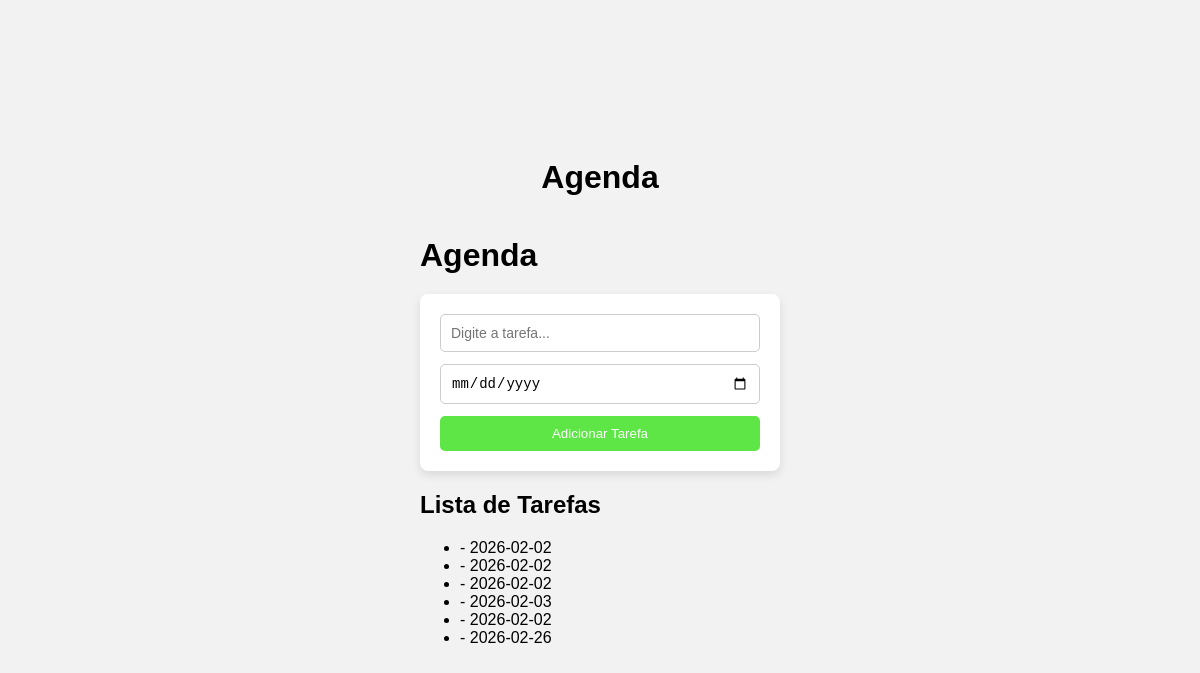
Page /agenda on the earlier database version.
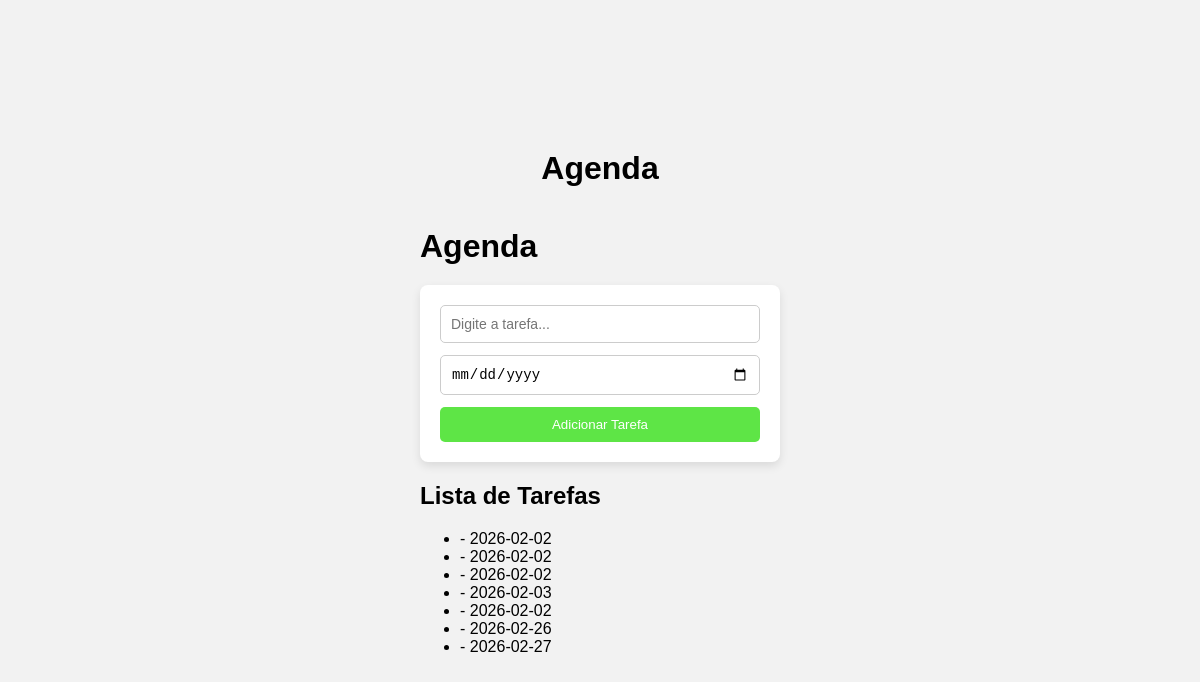
Same page on the later database version.
### tables this page shows
CREATE TABLE tarefas (
            id INTEGER PRIMARY KEY AUTOINCREMENT,
            titulo_tarefa TEXT NOT NULL,
            data_conclusao TEXT);

### app.py (the view)
@app.route('/agenda', methods=['GET','POST'])
def agenda():
    tarefas = None
    if request.method == 'POST':
        titulo_tarefa = request.form['titulo-tarefa']
        data_conclusao = request.form['data-conclusao']
        tarefa = Tarefa(titulo_tarefa, data_conclusao)
        tarefa.salvar_tarefa()
    tarefas = Tarefa.obter_tarefas()
    return render_template('agenda.html', titulo='Agenda', tarefas=tarefas)

### models/database.py (called while the page is built)
    def buscar_tudo(self, query: str, params: tuple = ()) -> list[Any]:
        self.cursor.execute(query, params)
        return self.cursor.fetchall()

    def close(self) -> None:
        self.connection.close()

    def __enter__(self):
        return self

    def __exit__(self, exc_type, exc_value, traceback):
        self.close()

### models/tarefa.py (called while the page is built)
    @staticmethod
    def obter_tarefas() -> list[Self]:
        with Database('./data/tarefas.sqlite3') as db:
            query: str = 'SELECT titulo_tarefa, data_conclusao FROM tarefas;'
            resultados: list[Any] = db.buscar_tudo(query)
            tarefas: list[Any] = [Tarefa(titulo, data) for titulo, data in resultados]
            return tarefas

### templates/agenda.html
{% extends "base.html" %}
{% block content %}
<div class="container-principal">
    <h1 class="titulo">Agenda</h1>
    <form method="POST">
       <input type="text" name="titulo-tarefa" class="input-bonito"
              placeholder="Digite a tarefa..." required>
        <input type="date" name="data-conclusao" class="input-bonito">
        <button type="submit" class="btn-adicionar">Adicionar Tarefa</button>
    </form>
        <h2>Lista de Tarefas</h2>
        {% if tarefas %}
          <ul>
            {% for tarefa in tarefas %}
            <li>{{ tarefa.titulo }} - {{ tarefa.data_conclusao }}</li>
            {% endfor %}
          </ul>
        {% else %}
             <p>Nenhuma tarefa cadastrada.</p>
        {% endif %}
{% endblock %}

### templates/base.html (shortened to what this page needs)
<!DOCTYPE html>
<html lang="pt-br">
<head>
    <link rel="stylesheet" href="{{ url_for('static', filename='style.css') }}">
</head>
<body>
    <div class="pagina">
        <h1>{{ titulo }}</h1>
        {% block content %}{% endblock %}
    </div>
</body>

### static/style.css (style rules this page uses)
body { margin: 0; padding: 0; font-family: Arial, sans-serif; background-color: #f2f2f2; }
.pagina { min-height: 100vh; display: flex; flex-direction: column; align-items: center; justify-content: center; }
h1 { margin-bottom: 20px; }
form { background-color: white; padding: 20px; width: 320px; border-radius: 8px; box-shadow: 0 4px 10px rgba(0,0,0,0.1); display: flex; flex-direction: column; }
form input { margin-bottom: 12px; padding: 10px; font-size: 14px; border: 1px solid #ccc; border-radius: 5px; }
form button { padding: 10px; background-color: #5ee546; color: white; border: none; border-radius: 5px; cursor: pointer; }

Differences in the rows shown:
added tarefas: data_conclusao "2026-02-27"
